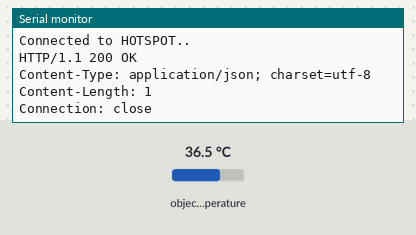
Simulated run of this sketch. Board: ESP8266 (NodeMCU). Shown: the last lines printed to the serial monitor. Inputs (shaded band) come from the test bench; at power-on: object temperature 36.5 °C. WiFi joins after 1.5 s; servers stay silent unless stated; web services answer with replies made up by the test bench.

Above: at 2.7 s.
2.8 s: object temperature set to 20 °C
At 4.1 s:
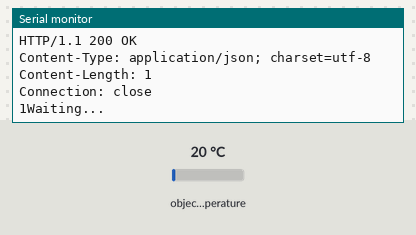
6.7 s: object temperature set to 26 °C
At 9.7 s:
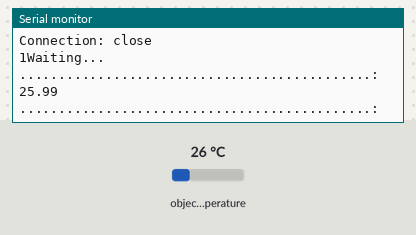

Measured:
- after the input at 6.7 s, the serial monitor: prints a new line after 2.4 s (image 2)

The sketch:

Push_Command__to_IoT_using_BME280__Sensor.ino
```cpp
/*
Problem Statement: Upload LM35 Sensor Data to your channel on ThingSpeak.com using POST HTTP Method
Developed by: Rahul Shrivastava
*********************************
Pin Connections
LM35    NODEMCU
Vcc(1)   3.3V
GND(3)   GND
OUT(2)   A0
*********************************
*/
#include <Arduino.h>//
#include <ESP8266WiFi.h>
#include <ESP8266WiFiMulti.h>
#include <ESP8266HTTPClient.h>
ESP8266WiFiMulti WiFiMulti;
#include <DNSServer.h>
#include <WiFiManager.h> //https://github.com/tzapu/WiFiManager
#include <Adafruit_MLX90614.h>
Adafruit_MLX90614 mlx = Adafruit_MLX90614();
#include <Wire.h>
 WiFiClient client;
String apiKey = "28PIARBD3PQXUYEZ";     //  Enter your Write API key from ThingSpeak
const char* server = "api.thingspeak.com";

void setup()
 {
       Serial.begin(115200);
       delay(10);
       Serial.flush();
       wificonnect();
       mlx.begin();
 }
 void loop()
 {
   float tempData = mlx.readObjectTempC();
   POSTSend(tempData);
   Serial.println (".............................................:");
   Serial.println (mlx.readObjectTempC());
   Serial.println (".............................................:");
 }
void wificonnect()
 {
    WiFiMulti.addAP("VM6535101", "pzpt3DvVssfj");
    Serial.println("Conneting");
    while(WiFiMulti.run()!=WL_CONNECTED)
    {
      Serial.print(".");
      digitalWrite(D0, LOW);
      delay(100);
      digitalWrite(D0, HIGH);
      delay(100);
    }
     Serial.print("Connected to HOTSPOT..\n");// This line will execute if your device is connected to Access Pass
  }

void POSTSend(float data)
 {
 if (client.connect(server,80))
 {
 String postStr = apiKey;
 postStr +="&field1=";
 postStr += data;
 postStr += "\r\n\r\n";

 client.print("POST /update HTTP/1.1\n");
 client.print("Host: api.thingspeak.com\n");
 client.print("Connection: close\n");
 client.print("X-THINGSPEAKAPIKEY: "+apiKey+"\n");
 client.print("Content-Type: application/x-www-form-urlencoded\n");
 client.print("Content-Length: ");
 client.print(postStr.length());
 client.print("\n\n");
 client.print(postStr);
 delay(500);
 String line="";
 while (client.available())
 {
  line = client.readStringUntil('\r');
  Serial.print(line);                            }
 }
  client.stop();
  Serial.println("Waiting...");
  delay(2000);
 }
```
